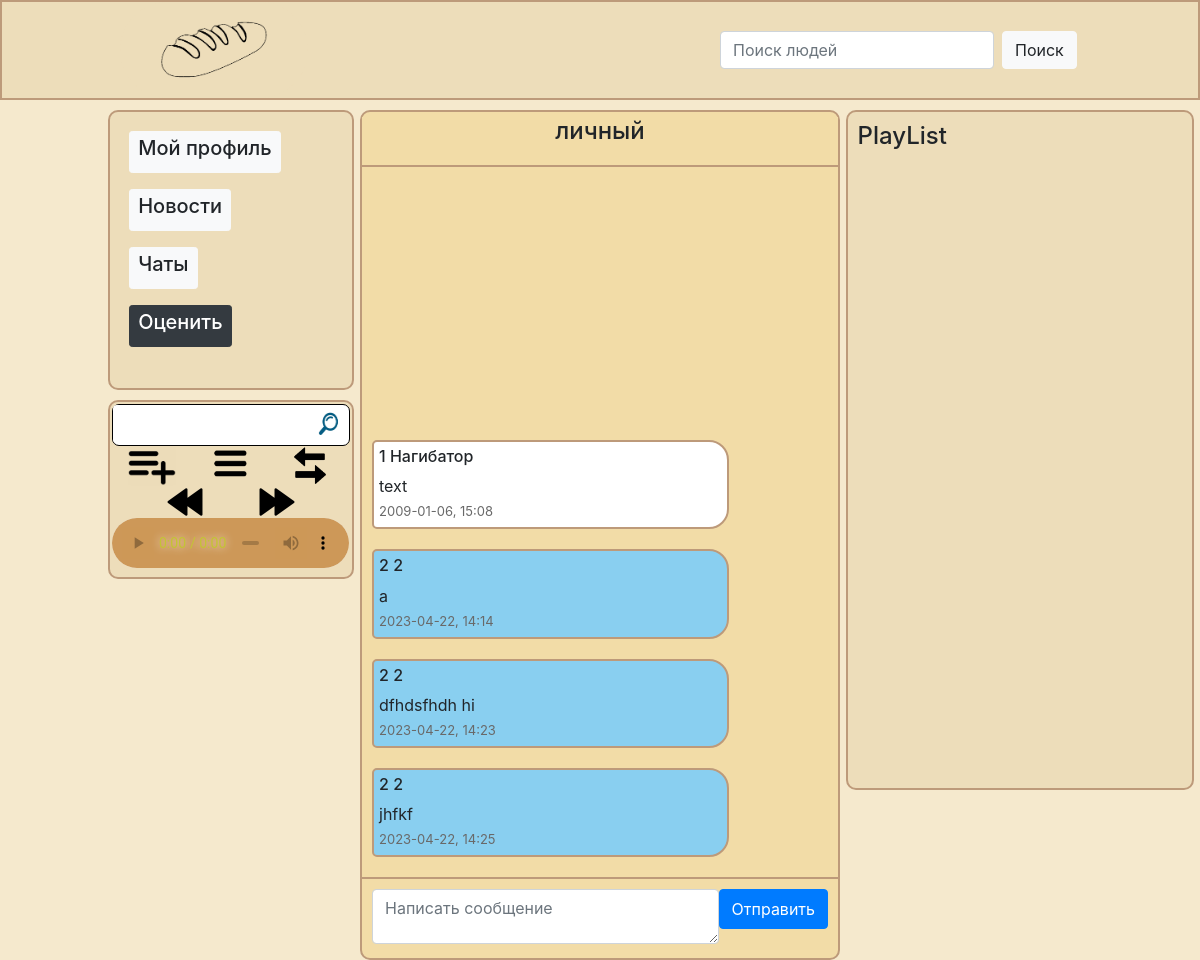
The app's page /chat/1 (signed in), older data.
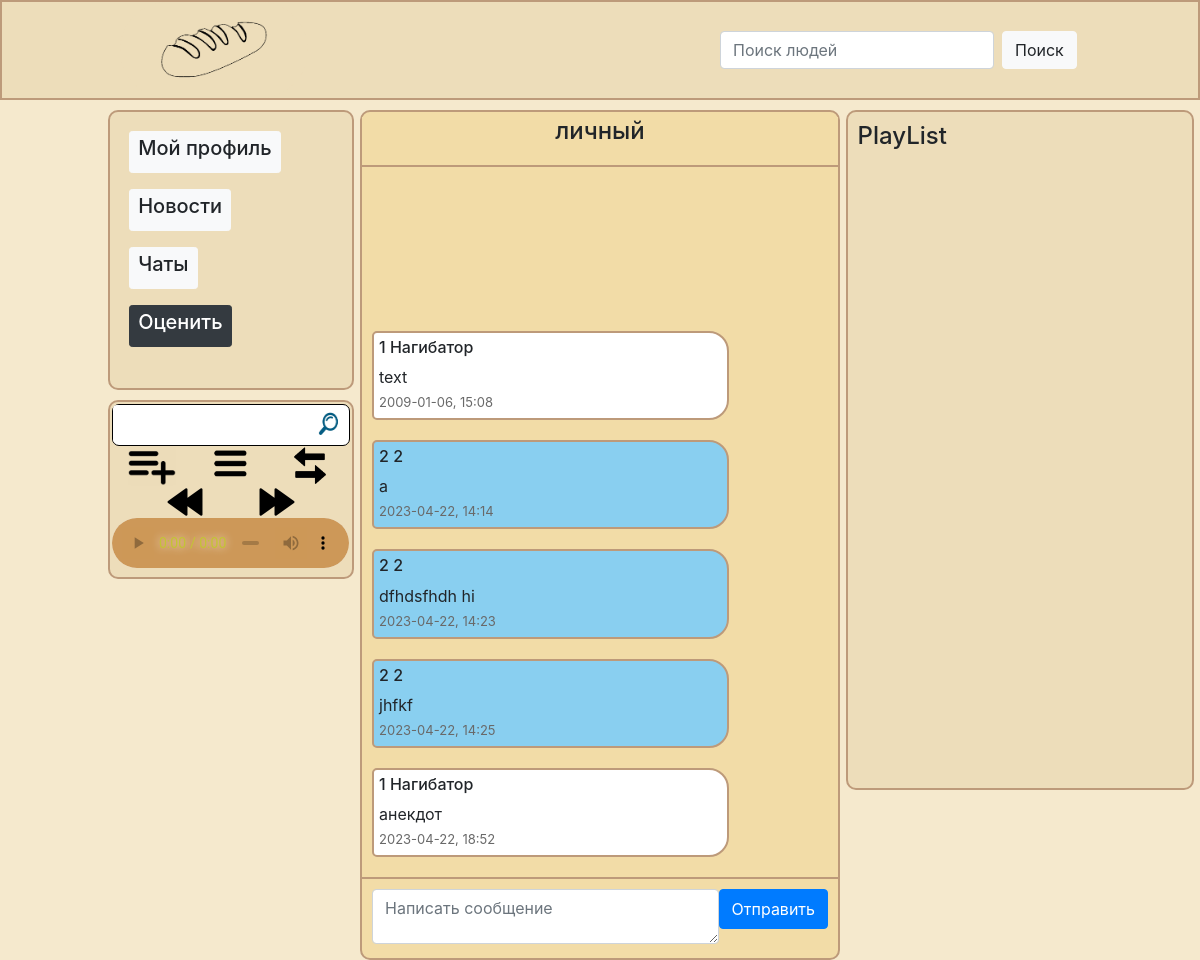
The same page, newer data.
### data/message.py (models this page shows)
class Message(SqlAlchemyBase, SerializerMixin):
    __tablename__ = 'messages'
    id = sqlalchemy.Column(sqlalchemy.Integer,
                           primary_key=True, autoincrement=True)
    creator_id = sqlalchemy.Column(sqlalchemy.Integer,
                               sqlalchemy.ForeignKey("users.id"))
    message = sqlalchemy.Column(sqlalchemy.String)
    chat_id = sqlalchemy.Column(sqlalchemy.Integer,
                                sqlalchemy.ForeignKey("chats.id"))
    creat_date = sqlalchemy.Column(sqlalchemy.DateTime,
                                   default=datetime.datetime.now)

### data/user.py (models this page shows, shortened)
class User(SqlAlchemyBase, UserMixin, SerializerMixin):
    __tablename__ = 'users'
    id = sqlalchemy.Column(sqlalchemy.Integer,
                           primary_key=True, autoincrement=True)
    surname = sqlalchemy.Column(sqlalchemy.String)
    name = sqlalchemy.Column(sqlalchemy.String)
    age = sqlalchemy.Column(sqlalchemy.Integer)
    num_phone = sqlalchemy.Column(sqlalchemy.String)
    address = sqlalchemy.Column(sqlalchemy.String)
    email = sqlalchemy.Column(sqlalchemy.String, unique=True)
    way_profile_img = sqlalchemy.Column(sqlalchemy.String)
    current_track_info = sqlalchemy.Column(sqlalchemy.String)
    playList = sqlalchemy.Column(sqlalchemy.String)
    current_order_playList = sqlalchemy.Column(sqlalchemy.String)
    current_ind_track = sqlalchemy.Column(sqlalchemy.Integer)
    hashed_password = sqlalchemy.Column(sqlalchemy.String, nullable=True)

### main.py (the view, shortened to what this page needs)
@app.route('/chat/<chat_id>', methods=['GET', 'POST'])
def chat(chat_id):
    if not current_user.is_authenticated:
        return redirect('/login')
    autoplay = ""
    found_people = ""
    db_sess = db_session.create_session()
    authorized_user = db_sess.query(User).filter(User.id == current_user.id).first()
    cur_chat = db_sess.query(Chats).filter(Chats.id == chat_id).first()
    is_member = current_user.id in eval(cur_chat.members)
    if not is_member:
        return redirect('/chats')
    form_music, form_actions_playList, form_actions_tracks = creat_forms_music()
    if form_music.validate_on_submit():
        processing_search_music(form_music=form_music, authorized_user=authorized_user, db_sess=db_sess)
    if form_actions_playList.validate_on_submit():
        processing_playList_actions(form_actions_playList, authorized_user, db_sess)
    if form_actions_tracks.validate_on_submit():
        processing_tracks_actions(form_actions_tracks, authorized_user, db_sess)
    cur_track = get_current_track(authorized_user)
    ready_messages = get_messages(chat_id, authorized_user)
    return render_template('chat.html',
                           form_music=form_music,
                           form_actions_playList=form_actions_playList,
                           form_actions_tracks=form_actions_tracks,
                           src_music=f'/static/music/wav/{cur_track}.wav',
                           autoplay=autoplay,
                           authorized_user=authorized_user,
                           playList=eval(authorized_user.playList)[::-1],
                           found_people=found_people,
                           messages=ready_messages,
                           name=cur_chat.name)

### forms/music.py
class MusicForm(FlaskForm):
    input_music = StringField('Название трека', validators=[DataRequired()])
    btn_search = SubmitField(' ')

### forms/actions_with_playList.py
class ActionsWithPlayList(FlaskForm):
    add_playList = SubmitField(' ')
    direct_order_playList = SubmitField(' ')
    random_order_playList = SubmitField(' ')

### data/db_session.py (called while the page is built)
def create_session() -> Session:
    global __factory
    return __factory()

### main.py (called while the page is built)
@login_manager.user_loader
def load_user(user_id):
    db_sess = db_session.create_session()
    return db_sess.get(User, user_id)

def creat_forms_music():
    form_music = MusicForm()
    form_actions_playList = ActionsWithPlayList()
    form_actions_tracks = ActionsWithTracks()
    return form_music, form_actions_playList, form_actions_tracks

def get_current_track(authorized_user):
    cur_track = ""
    if authorized_user.current_track_info:
        track_info = eval(authorized_user.current_track_info)
        print(track_info)
        cur_track = track_info[3]
    return cur_track

### templates/chat.html
{% extends "base.html" %}
{% block links %}
    <link rel="stylesheet" href="/static/css/chat.css">
{% endblock %}
{% block content %}
    <div class="block_main">
        <div class="hat"><h4 align="center">{{name}}</h4></div>
        <div class="messages_area">
            {% for message in messages %}
            {% if message[0] == 1 %}
            <div class="message" id="user-message">
                <h6>{{message[1]}}</h6>
                <font size="3">{{message[2]}}</font>
                <br><font color="#696969" size="2">{{message[3]}}</font>
            </div>
            {% else %}
            <div class="message" id="other-message">
                <h6>{{message[1]}}</h6>
                <font size="3">{{message[2]}}</font>
                <br><font color="#696969" size="2">{{message[3]}}</font>
            </div>
            {% endif %}
            {% endfor %}
        </div>
        <div class="sender">
          <form class="" action="#" method="post">
            <div class="input_and_btn">
              <textarea class="form-control" placeholder="Написать сообщение" id="floatingTextarea2" name="input_message" style="min-height: 55px; max-height: 55px"></textarea>
              <button type="submit" class="btn btn-primary" name="push_message">Отправить</button>
            </div>
          </form>
        </div>
    </div>
{% endblock %}

Row changes from the older to the newer data that the page shows:
added Message: name "1 Нагибатор", message "анекдот", message "2023-04-22, 18:52"
